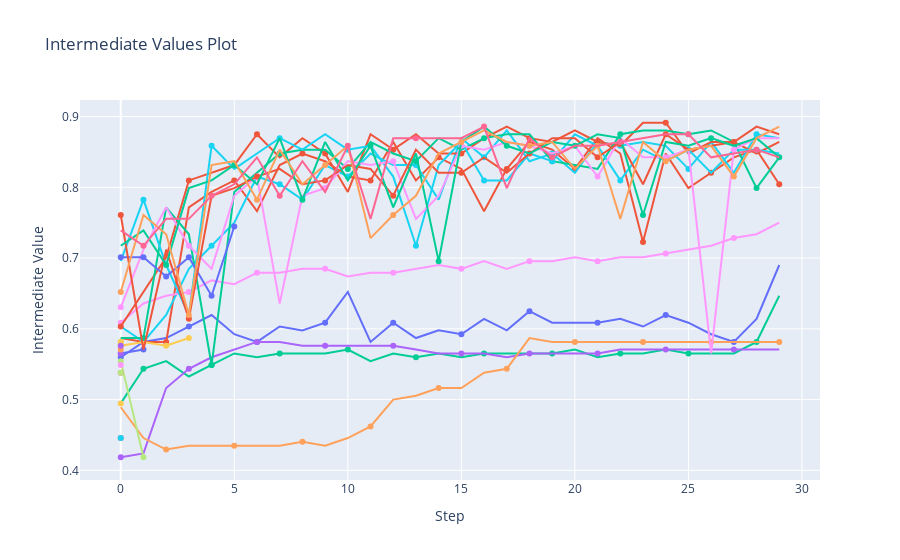

The cell this chart's notebook holds for it:
### Markdown cell above
# Tuning Visualization

### Code cell
optuna.visualization.plot_intermediate_values(study)

### Figure 1 — Plotly figure (JSON) as saved in the notebook; plotly's stock layout.template omitted (floating-point values rounded to 4 significant figures)
{"data": [{"marker": {"maxdisplayed": 10}, "mode": "lines+markers", "name": "Trial0", "type": "scatter", "x": [0, 1, 2, 3, 4, 5, 6, 7, 8, 9, 10, 11, 12, 13, 14, 15, 16, 17, 18, 19, 20, 21, 22, 23, 24, 25, 26, 27, 28, 29], "y": [0.5598, 0.5815, 0.587, 0.6033, 0.6196, 0.5924, 0.5815, 0.6033, 0.5978, 0.6087, 0.6522, 0.5815, 0.6087, 0.587, 0.5978, 0.5924, 0.6141, 0.5978, 0.625, 0.6087, 0.6087, 0.6087, 0.6141, 0.6033, 0.6196, 0.6087, 0.5924, 0.5815, 0.6141, 0.6902]}, {"marker": {"maxdisplayed": 10}, "mode": "lines+markers", "name": "Trial1", "type": "scatter", "x": [0, 1, 2, 3, 4, 5, 6, 7, 8, 9, 10, 11, 12, 13, 14, 15, 16, 17, 18, 19, 20, 21, 22, 23, 24, 25, 26, 27, 28, 29], "y": [0.587, 0.5815, 0.5815, 0.7717, 0.7935, 0.8098, 0.7663, 0.8315, 0.8478, 0.837, 0.8152, 0.8098, 0.8641, 0.8098, 0.8424, 0.8261, 0.7663, 0.8261, 0.8641, 0.8533, 0.8261, 0.8696, 0.8478, 0.7228, 0.8478, 0.7989, 0.8207, 0.8424, 0.8533, 0.8043]}, {"marker": {"maxdisplayed": 10}, "mode": "lines+markers", "name": "Trial2", "type": "scatter", "x": [0, 1, 2, 3, 4, 5, 6, 7, 8, 9, 10, 11, 12, 13, 14, 15, 16, 17, 18, 19, 20, 21, 22, 23, 24, 25, 26, 27, 28, 29], "y": [0.4946, 0.5435, 0.5543, 0.5326, 0.5489, 0.5652, 0.5598, 0.5652, 0.5652, 0.5652, 0.5707, 0.5543, 0.5652, 0.5598, 0.5652, 0.5598, 0.5652, 0.5652, 0.5652, 0.5652, 0.5707, 0.5598, 0.5652, 0.5652, 0.5707, 0.5652, 0.5652, 0.5652, 0.5815, 0.6467]}, {"marker": {"maxdisplayed": 10}, "mode": "lines+markers", "name": "Trial3", "type": "scatter", "x": [0, 1, 2, 3, 4, 5, 6, 7, 8, 9, 10, 11, 12, 13, 14, 15, 16, 17, 18, 19, 20, 21, 22, 23, 24, 25, 26, 27, 28, 29], "y": [0.4185, 0.4239, 0.5163, 0.5435, 0.5598, 0.5707, 0.5815, 0.5815, 0.5761, 0.5761, 0.5761, 0.5761, 0.5761, 0.5707, 0.5652, 0.5652, 0.5652, 0.5598, 0.5652, 0.5652, 0.5652, 0.5652, 0.5707, 0.5707, 0.5707, 0.5707, 0.5707, 0.5707, 0.5707, 0.5707]}, {"marker": {"maxdisplayed": 10}, "mode": "lines+markers", "name": "Trial4", "type": "scatter", "x": [0, 1, 2, 3, 4, 5, 6, 7, 8, 9, 10, 11, 12, 13, 14, 15, 16, 17, 18, 19, 20, 21, 22, 23, 24, 25, 26, 27, 28, 29], "y": [0.4891, 0.4457, 0.4293, 0.4348, 0.4348, 0.4348, 0.4348, 0.4348, 0.4402, 0.4348, 0.4457, 0.462, 0.5, 0.5054, 0.5163, 0.5163, 0.538, 0.5435, 0.587, 0.5815, 0.5815, 0.5815, 0.5815, 0.5815, 0.5815, 0.5815, 0.5815, 0.5815, 0.5815, 0.5815]}, {"marker": {"maxdisplayed": 10}, "mode": "lines+markers", "name": "Trial5", "type": "scatter", "x": [0, 1, 2, 3, 4, 5, 6, 7, 8, 9, 10, 11, 12, 13, 14, 15, 16, 17, 18, 19, 20, 21, 22, 23, 24, 25, 26, 27, 28, 29], "y": [0.6033, 0.5815, 0.6196, 0.6848, 0.7174, 0.75, 0.8152, 0.8043, 0.7826, 0.8315, 0.8152, 0.8478, 0.8315, 0.8315, 0.7826, 0.8696, 0.8424, 0.8804, 0.837, 0.8478, 0.8207, 0.8641, 0.8587, 0.8641, 0.8587, 0.8261, 0.8641, 0.8207, 0.875, 0.8696]}, {"marker": {"maxdisplayed": 10}, "mode": "lines+markers", "name": "Trial6", "type": "scatter", "x": [0], "y": [0.4457]}, {"marker": {"maxdisplayed": 10}, "mode": "lines+markers", "name": "Trial7", "type": "scatter", "x": [0, 1], "y": [0.5543, 0.4185]}, {"marker": {"maxdisplayed": 10}, "mode": "lines+markers", "name": "Trial8", "type": "scatter", "x": [0, 1, 2, 3, 4, 5, 6, 7, 8, 9, 10, 11, 12, 13, 14, 15, 16, 17, 18, 19, 20, 21, 22, 23, 24, 25, 26, 27, 28, 29], "y": [0.6087, 0.6359, 0.6467, 0.6522, 0.6685, 0.663, 0.6793, 0.6793, 0.6848, 0.6848, 0.6739, 0.6793, 0.6793, 0.6848, 0.6902, 0.6848, 0.6957, 0.6848, 0.6957, 0.6957, 0.7011, 0.6957, 0.7011, 0.7011, 0.7065, 0.712, 0.7174, 0.7283, 0.7337, 0.75]}, {"marker": {"maxdisplayed": 10}, "mode": "lines+markers", "name": "Trial9", "type": "scatter", "x": [0, 1, 2, 3], "y": [0.5761, 0.5815, 0.5761, 0.587]}, {"marker": {"maxdisplayed": 10}, "mode": "lines+markers", "name": "Trial10", "type": "scatter", "x": [0, 1], "y": [0.5652, 0.5707]}, {"marker": {"maxdisplayed": 10}, "mode": "lines+markers", "name": "Trial11", "type": "scatter", "x": [0, 1, 2, 3, 4, 5, 6, 7, 8, 9, 10, 11, 12, 13, 14, 15, 16, 17, 18, 19, 20, 21, 22, 23, 24, 25, 26, 27, 28, 29], "y": [0.6033, 0.6522, 0.7011, 0.8098, 0.8207, 0.8315, 0.875, 0.8424, 0.8696, 0.8478, 0.7935, 0.875, 0.8533, 0.875, 0.8478, 0.8478, 0.8696, 0.8859, 0.8696, 0.8641, 0.8804, 0.8641, 0.8587, 0.8913, 0.8913, 0.8478, 0.8641, 0.8641, 0.8478, 0.8641]}, {"marker": {"maxdisplayed": 10}, "mode": "lines+markers", "name": "Trial12", "type": "scatter", "x": [0, 1, 2, 3, 4, 5, 6, 7, 8, 9, 10, 11, 12, 13, 14, 15, 16, 17, 18, 19, 20, 21, 22, 23, 24, 25, 26, 27, 28, 29], "y": [0.587, 0.587, 0.7717, 0.7337, 0.5489, 0.7935, 0.8207, 0.8478, 0.8533, 0.8533, 0.8261, 0.8641, 0.8478, 0.837, 0.8696, 0.8533, 0.8696, 0.875, 0.875, 0.837, 0.8315, 0.8261, 0.875, 0.8804, 0.8804, 0.875, 0.8804, 0.8641, 0.7989, 0.8424]}, {"marker": {"maxdisplayed": 10}, "mode": "lines+markers", "name": "Trial13", "type": "scatter", "x": [0], "y": [0.5652]}, {"marker": {"maxdisplayed": 10}, "mode": "lines+markers", "name": "Trial14", "type": "scatter", "x": [0], "y": [0.5707]}, {"marker": {"maxdisplayed": 10}, "mode": "lines+markers", "name": "Trial15", "type": "scatter", "x": [0, 1, 2, 3, 4, 5, 6, 7, 8, 9, 10, 11, 12, 13, 14, 15, 16, 17, 18, 19, 20, 21, 22, 23, 24, 25, 26, 27, 28, 29], "y": [0.6957, 0.7826, 0.6902, 0.6196, 0.8587, 0.8261, 0.8478, 0.8696, 0.8533, 0.875, 0.8533, 0.8587, 0.8152, 0.7174, 0.8315, 0.8641, 0.8098, 0.8098, 0.8478, 0.837, 0.875, 0.8587, 0.8098, 0.8533, 0.837, 0.8533, 0.8207, 0.8533, 0.8533, 0.8478]}, {"marker": {"maxdisplayed": 10}, "mode": "lines+markers", "name": "Trial16", "type": "scatter", "x": [0], "y": [0.538]}, {"marker": {"maxdisplayed": 10}, "mode": "lines+markers", "name": "Trial17", "type": "scatter", "x": [0], "y": [0.5815]}, {"marker": {"maxdisplayed": 10}, "mode": "lines+markers", "name": "Trial18", "type": "scatter", "x": [0, 1, 2, 3, 4, 5, 6, 7, 8, 9, 10, 11, 12, 13, 14, 15, 16, 17, 18, 19, 20, 21, 22, 23, 24, 25, 26, 27, 28, 29], "y": [0.6304, 0.712, 0.7717, 0.7174, 0.6848, 0.788, 0.8152, 0.6359, 0.788, 0.7989, 0.837, 0.8315, 0.837, 0.7554, 0.788, 0.8587, 0.8533, 0.8641, 0.8587, 0.8478, 0.8587, 0.8152, 0.8696, 0.8424, 0.8424, 0.8533, 0.5652, 0.8533, 0.8696, 0.8696]}, {"marker": {"maxdisplayed": 10}, "mode": "lines+markers", "name": "Trial19", "type": "scatter", "x": [0], "y": [0.5815]}, {"marker": {"maxdisplayed": 10}, "mode": "lines+markers", "name": "Trial20", "type": "scatter", "x": [0, 1, 2, 3, 4, 5], "y": [0.7011, 0.7011, 0.6739, 0.7011, 0.6467, 0.7446]}, {"marker": {"maxdisplayed": 10}, "mode": "lines+markers", "name": "Trial21", "type": "scatter", "x": [0, 1, 2, 3, 4, 5, 6, 7, 8, 9, 10, 11, 12, 13, 14, 15, 16, 17, 18, 19, 20, 21, 22, 23, 24, 25, 26, 27, 28, 29], "y": [0.7609, 0.5707, 0.712, 0.6141, 0.788, 0.7989, 0.8152, 0.8261, 0.8043, 0.8098, 0.8315, 0.8261, 0.788, 0.8533, 0.8207, 0.8207, 0.8424, 0.8207, 0.8478, 0.8696, 0.8696, 0.8424, 0.8641, 0.8043, 0.875, 0.8533, 0.8587, 0.8641, 0.8859, 0.875]}, {"marker": {"maxdisplayed": 10}, "mode": "lines+markers", "name": "Trial22", "type": "scatter", "x": [0, 1, 2, 3, 4, 5, 6, 7, 8, 9, 10, 11, 12, 13, 14, 15, 16, 17, 18, 19, 20, 21, 22, 23, 24, 25, 26, 27, 28, 29], "y": [0.7174, 0.7391, 0.6902, 0.7989, 0.8098, 0.8315, 0.8043, 0.8696, 0.7826, 0.8641, 0.8098, 0.8587, 0.7717, 0.8478, 0.6957, 0.8641, 0.8859, 0.8587, 0.8478, 0.8641, 0.8587, 0.875, 0.8696, 0.7609, 0.8641, 0.8587, 0.8696, 0.8587, 0.8696, 0.8424]}, {"marker": {"maxdisplayed": 10}, "mode": "lines+markers", "name": "Trial23", "type": "scatter", "x": [0], "y": [0.5761]}, {"marker": {"maxdisplayed": 10}, "mode": "lines+markers", "name": "Trial24", "type": "scatter", "x": [0, 1, 2, 3, 4, 5, 6, 7, 8, 9, 10, 11, 12, 13, 14, 15, 16, 17, 18, 19, 20, 21, 22, 23, 24, 25, 26, 27, 28, 29], "y": [0.6522, 0.7609, 0.7337, 0.6196, 0.8315, 0.837, 0.7826, 0.8533, 0.8043, 0.8315, 0.8587, 0.7283, 0.7609, 0.788, 0.8478, 0.8641, 0.8804, 0.8641, 0.8587, 0.8641, 0.8261, 0.8587, 0.7554, 0.8641, 0.837, 0.8533, 0.8587, 0.8152, 0.8696, 0.8859]}, {"marker": {"maxdisplayed": 10}, "mode": "lines+markers", "name": "Trial25", "type": "scatter", "x": [0], "y": [0.4457]}, {"marker": {"maxdisplayed": 10}, "mode": "lines+markers", "name": "Trial26", "type": "scatter", "x": [0, 1, 2, 3, 4, 5, 6, 7, 8, 9, 10, 11, 12, 13, 14, 15, 16, 17, 18, 19, 20, 21, 22, 23, 24, 25, 26, 27, 28, 29], "y": [0.7391, 0.7174, 0.7554, 0.7554, 0.788, 0.8043, 0.8424, 0.788, 0.837, 0.7935, 0.8587, 0.7554, 0.8696, 0.8696, 0.8696, 0.8696, 0.8859, 0.7989, 0.8696, 0.8424, 0.8587, 0.8587, 0.8641, 0.8696, 0.875, 0.875, 0.8424, 0.8478, 0.8533, 0.8424]}, {"marker": {"maxdisplayed": 10}, "mode": "lines+markers", "name": "Trial27", "type": "scatter", "x": [0], "y": [0.538]}, {"marker": {"maxdisplayed": 10}, "mode": "lines+markers", "name": "Trial28", "type": "scatter", "x": [0], "y": [0.5489]}, {"marker": {"maxdisplayed": 10}, "mode": "lines+markers", "name": "Trial29", "type": "scatter", "x": [0], "y": [0.4946]}], "layout": {"showlegend": false, "title": {"text": "Intermediate Values Plot"}, "xaxis": {"title": {"text": "Step"}}, "yaxis": {"title": {"text": "Intermediate Value"}}}}
